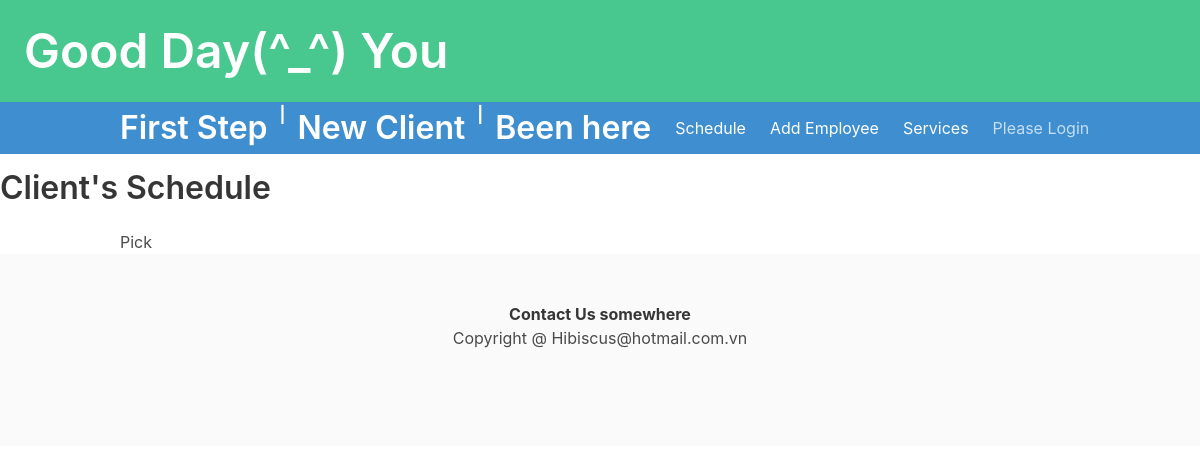
Before: /dathen/all/ with the older database file.
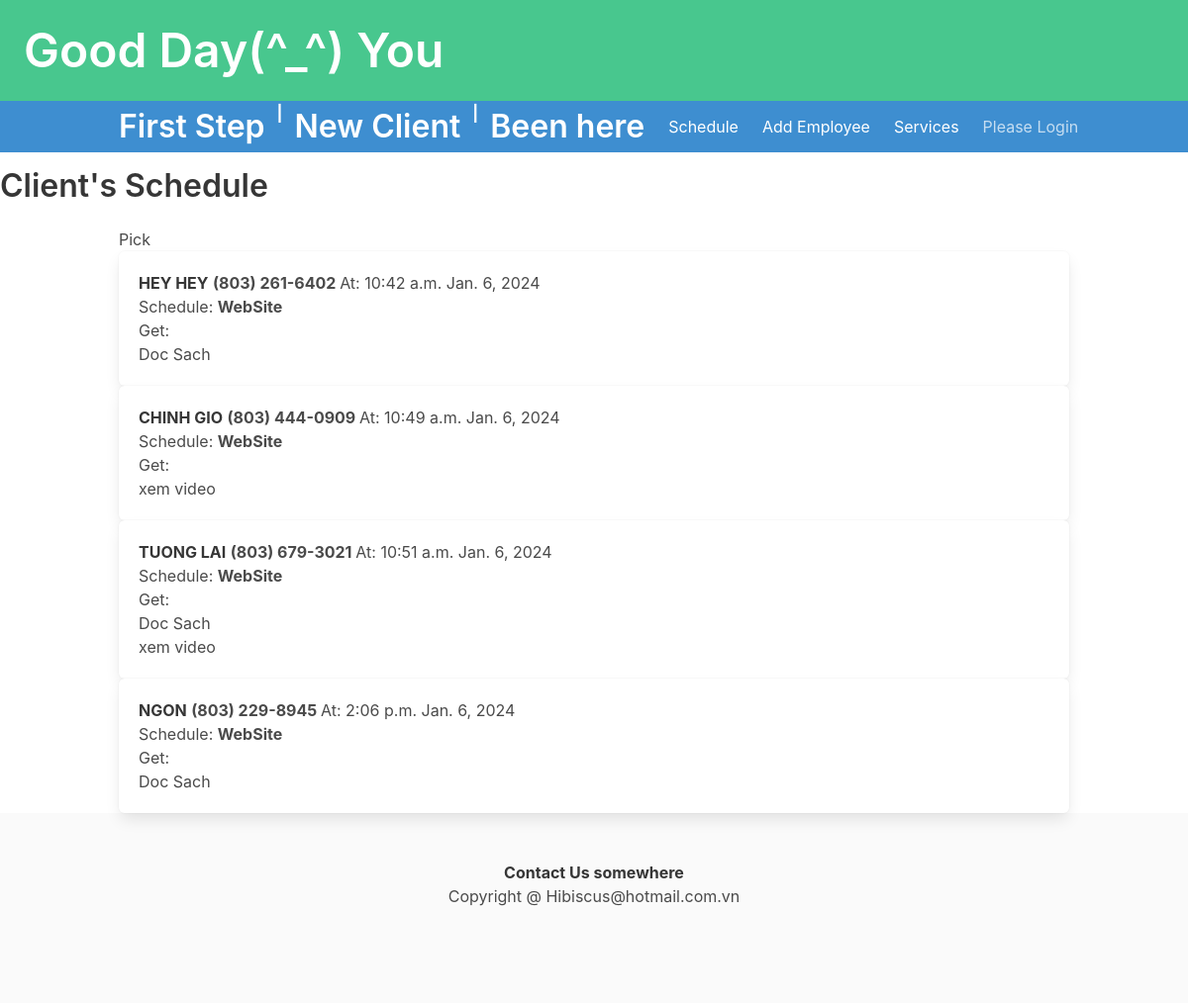
After: the same page with the newer database file.
### ledger/models.py (models this page shows, shortened)
class Khach(models.Model):
    class Status(models.TextChoices):
        online = "WebSite"
        cancel = "Cancel"
    full_name = models.CharField(max_length=25)
    phone = PhoneNumberField()
    email = models.EmailField(max_length=40, null=True, blank=True)
    technician = models.ForeignKey(Technician, on_delete=models.DO_NOTHING, null=True, blank=True, related_name='khachs')
    diem = models.PositiveIntegerField(default=0)
    ngaydau = models.DateTimeField(editable=False,auto_now_add=True)
    desc = models.TextField(max_length=250,blank=True, null=True)
    services = models.ManyToManyField("Service", blank=True, related_name="khachs")
    status = models.CharField(choices=Status.choices, max_length=12, default=Status.online)
    day_comes = models.DateField()
    time_at = models.TimeField()
    class Meta:
        unique_together = ('full_name','phone',)
        ordering = ['full_name','-day_comes']

class Service(models.Model):
    dichVu = models.CharField(max_length=30)
    gia = models.FloatField()
    thoiGian = models.DurationField()
    owner = models.ForeignKey(settings.AUTH_USER_MODEL, on_delete=models.CASCADE)
    def __str__(self) -> str:
        return self.dichVu

### datHen/views.py (the view)
# urls.py: path('all/', DatHenView.as_view(), name='listHen' ),
class DatHenView(View):
    template_name = 'datHen/dathenview.html'
    def get(self, request):
        hnay = Khach.objects.filter(day_comes=datetime.today()).order_by("time_at")
        allKhachHen = {'khachHen': hnay }
        return render(request, self.template_name, allKhachHen)

### datHen/templates/datHen/dathenview.html (shortened to what this page needs)
{% extends 'base.html' %}
{% load crispy_forms_tags %}
{% block nutChinh %}
<a class="navbar-item" href="{% url 'datHen:first_step' %}"><h1 class='title'>First Step</h1></a>
<strong>|</strong>
<a class="navbar-item" href="{% url 'datHen:schedule' %}"><h1 class='title'>New Client</h1></a>
<strong>|</strong>
<a class="navbar-item" href="{% url 'datHen:find_client' %}"><h1 class='title'>Been here</h1></a>
{% endblock nutChinh %}
{% block headding %}
    <h1 class='title'>Client's Schedule</h1>
{% endblock headding %}
{% block content %}
    <div>
        Pick {{ day }}
    </div>
    {% if khachHen %}
    {% for khach in khachHen %}
    <ul>
    <div class='box'>
        <div ><strong>{{ khach.full_name }}</strong> <b> {{ khach.phone }} </b><span>At: {{ khach.time_at }}</span>
            <span> {{khach.day_comes }} </span>
         </div>
         {% if khach.status == "Cancel" %}
         <div class="text-danger">Canceled</div>
         {% else %}
        <p>Schedule: <b>{{ khach.status }} </b></p>
        {% endif %}
        Get: {% if khach.services %}
        {% for dichvu in khach.services.all %}
        <li>{{ dichvu }} </li>
        {% endfor %}
        {% endif %}
    </div>
</ul>
        {% endfor %}
    {% endif %}
{% endblock content %}
{% block footer %}
    <strong>Contact Us somewhere</strong>
{% endblock footer %}

Changed rows visible on the page:
added Khach: full_name "HEY HEY", phone "(803) 261-6402", time_at "10:42 a.m.", day_comes "Jan. 6, 2024", status "WebSite"
now on this page (row edited): Service: dichVu "Doc Sach"
added Khach: full_name "CHINH GIO", phone "(803) 444-0909", time_at "10:49 a.m.", day_comes "Jan. 6, 2024", status "WebSite"
now on this page (row edited): Service: dichVu "xem video"
added Khach: full_name "TUONG LAI", phone "(803) 679-3021", time_at "10:51 a.m.", day_comes "Jan. 6, 2024", status "WebSite"
added Khach: full_name "NGON", phone "(803) 229-8945", time_at "2:06 p.m.", day_comes "Jan. 6, 2024", status "WebSite"
